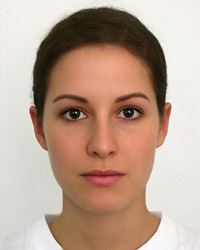
#> input picture images/face5.png, 200 x 250 px, found by its file name
$ python skin.py
#> lines starting #> are read from the running program, lines starting #| are printed output that depends on the picture; after the words box and inside, x2 and y2 are one past the last pixel; in counts of white or black regions, pixels touching at a corner belong together
import cv2
import numpy as np


def skin_detection(image_path):

    img = cv2.imread('images/face5.png')
    img_YCrCb = cv2.cvtColor(img , cv2.COLOR_BGR2YCrCb)
    img_hsv = cv2.cvtColor(img , cv2.COLOR_BGR2HSV)

    lower_ycrcb , upper_ycrcb = find_range_YCrCb(img_YCrCb)
    skin_mask_ycrcb = cv2.inRange(img_YCrCb , lower_ycrcb , upper_ycrcb)

    lower_hsv = np.array([0,100,0] , dtype=np.uint8)
    upper_hsv = np.array([40,255,255] , dtype=np.uint8)
    skin_mask_hsv= cv2.inRange(img_hsv , lower_hsv , upper_hsv)


    skin_mask = cv2.bitwise_and(skin_mask_hsv , skin_mask_ycrcb)

    kernel = cv2.getStructuringElement(cv2.MORPH_ELLIPSE , (5,5))
    skin_mask = cv2.morphologyEx(skin_mask , cv2.MORPH_CLOSE,kernel , iterations=1)

    skin_rgb = cv2.cvtColor(skin_mask, cv2.COLOR_GRAY2RGB)

    return skin_rgb


def find_range_YCrCb(ycrcb):
    hist_y = cv2.calcHist([ycrcb], [0], None, [256], [0, 256])
    hist_cr = cv2.calcHist([ycrcb], [1] , None , [256] , [0 , 256])
    hist_cb = cv2.calcHist([ycrcb], [2] , None , [256] , [0 , 256])

    max_y = np.argmax(hist_y)
    print(max_y)
    if max_y < 200 and max_y > 100:
        lower_y = np.array([180,0,115] ,dtype=np.uint8)
        upper_y = np.array([255,200,130],dtype=np.uint8)
        return lower_y , upper_y

    else:
        lower_y = np.array([95,150,65],dtype=np.uint8)
        upper_y = np.array([255,230,130],dtype=np.uint8)
        return lower_y , upper_y


cv2.imshow('color' , skin_detection('s'))
#> in skin_detection, img is the input picture: shape (250, 200, 3); mean B, G, R 145.5, 161.8, 187.3
#> in skin_detection, `img_YCrCb = cv2.cvtColor(img , cv2.COLOR_BGR2YCrCb)`: img_YCrCb: shape (250, 200, 3); mean of channels 0, 1, 2 167.6, 142.1, 115.5
#> in skin_detection, `img_hsv = cv2.cvtColor(img , cv2.COLOR_BGR2HSV)`: img_hsv: shape (250, 200, 3); mean H, S, V 21.8, 72, 187.5
#> in find_range_YCrCb, `hist_y = cv2.calcHist([ycrcb], [0], None, [256], [0, 256])`: hist_y = 256 values, max 1919 at index 241, min 0 at index 0, mean 195.3
#> in find_range_YCrCb, `hist_cr = cv2.calcHist([ycrcb], [1] , None , [256] , [0 , 256])`: hist_cr = 256 values, max 11645 at index 129, min 0 at index 0, mean 195.3
#> in find_range_YCrCb, `hist_cb = cv2.calcHist([ycrcb], [2] , None , [256] , [0 , 256])`: hist_cb = 256 values, max 10952 at index 125, min 0 at index 0, mean 195.3
#> in find_range_YCrCb, `max_y = np.argmax(hist_y)`: max_y = 241
#| 241
#> in skin_detection, `lower_ycrcb , upper_ycrcb = find_range_YCrCb(img_YCrCb)`: lower_ycrcb = [95, 150, 65]; upper_ycrcb = [255, 230, 130]
#> in skin_detection, `skin_mask_ycrcb = cv2.inRange(img_YCrCb , lower_ycrcb , upper_ycrcb)`:
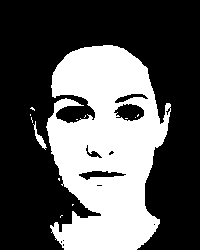
#> skin_mask_ycrcb: shape (250, 200); 34.9% white; 13 white regions (11 under 20 px), largest, box (x1, y1, x2, y2) and area: (46, 45, 171, 250) 17286, (33, 121, 47, 150) 103
#> in skin_detection, `skin_mask_hsv= cv2.inRange(img_hsv , lower_hsv , upper_hsv)`:
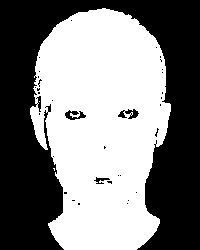
#> skin_mask_hsv: shape (250, 200); 50.7% white; 34 black regions (30 under 20 px), largest, box (x1, y1, x2, y2) and area: (0, 0, 200, 250) 24279, (118, 109, 139, 119) 112, (65, 110, 86, 120) 112, (94, 177, 110, 184) 50
#> in skin_detection, `skin_mask = cv2.bitwise_and(skin_mask_hsv , skin_mask_ycrcb)`:
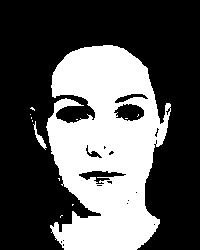
#> skin_mask: shape (250, 200); 34.6% white; 12 white regions (10 under 20 px), largest, box (x1, y1, x2, y2) and area: (46, 45, 171, 250) 17170, (33, 121, 47, 150) 98
#> in skin_detection, `skin_mask = cv2.morphologyEx(skin_mask , cv2.MORPH_CLOSE,kernel , iter..`:
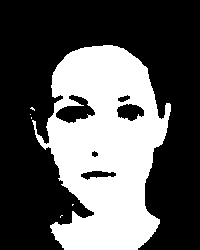
#> skin_mask: shape (250, 200); 35.6% white; 6 white regions (5 under 20 px), largest, box (x1, y1, x2, y2) and area: (32, 45, 171, 250) 17761
cv2.waitKey()
cv2.destroyAllWindows()

cv2.imshow('color' , skin_detection('s'))
#| 241
cv2.waitKey()
cv2.destroyAllWindows()


# [30 lines of commented-out code are left out]

$ run again, with images/face4.png copied over images/face5.png
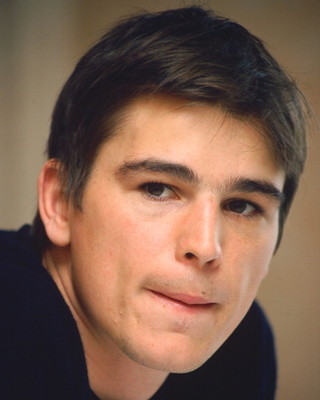
#> input picture images/face4.png, 320 x 400 px, found by its file name
#> in skin_detection, img is the input picture: shape (400, 320, 3); mean B, G, R 78.2, 95.2, 125.5
#> img_YCrCb: shape (400, 320, 3); mean of channels 0, 1, 2 102.3, 144.6, 114.4
#> img_hsv: shape (400, 320, 3); mean H, S, V 44.4, 91.5, 126.9
#> hist_y = 256 values, max 6243 at index 25, min 0 at index 0, mean 500
#> hist_cr = 256 values, max 13438 at index 128, min 0 at index 0, mean 500
#> hist_cb = 256 values, max 6775 at index 112, min 0 at index 0, mean 500
#> max_y = 25
#| 25
#> lower_ycrcb = [95, 150, 65]; upper_ycrcb = [255, 230, 130]
#> in skin_detection, `skin_mask_ycrcb = cv2.inRange(img_YCrCb , lower_ycrcb , upper_ycrcb)`:
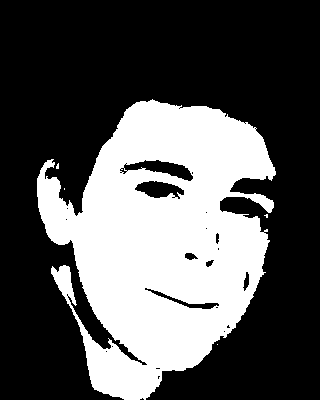
#> skin_mask_ycrcb: shape (400, 320); 34.3% white; 5 white regions (4 under 20 px), largest, box (x1, y1, x2, y2) and area: (37, 99, 276, 400) 43879
#> skin_mask_hsv: shape (400, 320); 40.7% white; 166 white regions (150 under 20 px), largest, box (x1, y1, x2, y2) and area: (37, 85, 281, 400) 43228, (236, 0, 320, 116) 2954, (72, 0, 170, 62) 2251
#> in skin_detection, `skin_mask = cv2.morphologyEx(skin_mask , cv2.MORPH_CLOSE,kernel , iter..`:
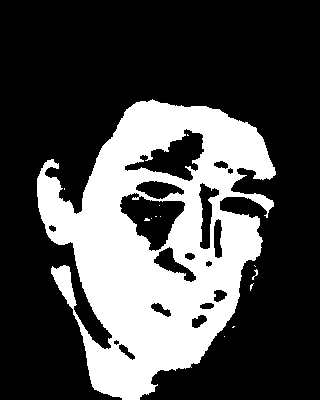
#> skin_mask: shape (400, 320); 29.4% white; 13 white regions (11 under 20 px), largest, box (x1, y1, x2, y2) and area: (37, 99, 276, 400) 37613, (252, 269, 258, 280) 24
#| 25
